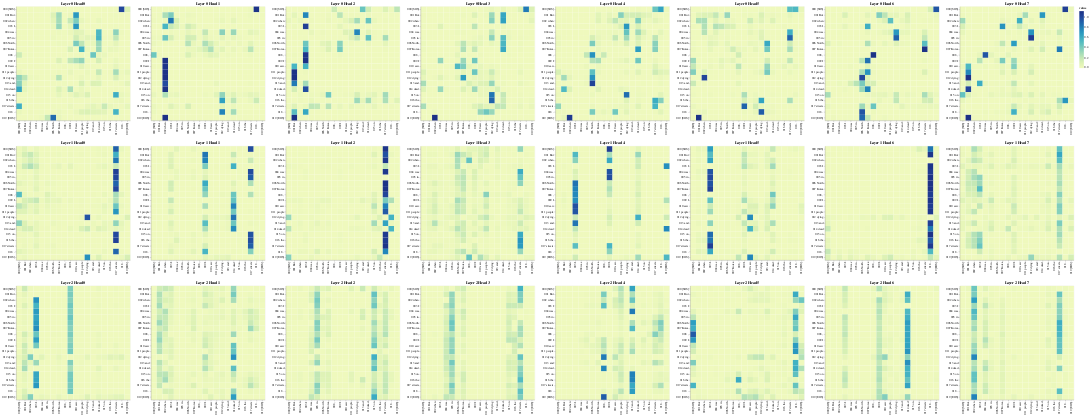

The code cell stored with this chart in its notebook:
### Code cell
layers = [0, 1, 2]
heads = [0, 1, 2, 3, 4, 5, 6, 7]

# Encoder Self-Attention
get_all_attention_maps("encoder", layers, heads, encoder_input_tokens, encoder_input_tokens, min(20, sentence_len))

### Figure 1 — Vega-Lite specification as saved in the notebook (floating-point values rounded to 4 significant figures; data arrays with more than 128 entries replaced by an {"elided": "..."} marker saying what was removed)
{"config": {"view": {"continuousWidth": 300, "continuousHeight": 300}}, "vconcat": [{"hconcat": [{"data": {"name": "data-2f0f724b3402e040bd5a22c8337ec27f"}, "mark": {"type": "rect"}, "encoding": {"color": {"field": "value", "type": "quantitative"}, "tooltip": [{"field": "row", "type": "quantitative"}, {"field": "column", "type": "quantitative"}, {"field": "value", "type": "quantitative"}, {"field": "row_token", "type": "nominal"}, {"field": "col_token", "type": "nominal"}], "x": {"axis": {"title": ""}, "field": "col_token", "type": "nominal"}, "y": {"axis": {"title": ""}, "field": "row_token", "type": "nominal"}}, "height": 400, "name": "view_193", "title": "Layer 0 Head 0", "width": 400}, {"data": {"name": "data-6d860a2d9ebfb953c8d540bf3fa6c5f8"}, "mark": {"type": "rect"}, "encoding": {"color": {"field": "value", "type": "quantitative"}, "tooltip": [{"field": "row", "type": "quantitative"}, {"field": "column", "type": "quantitative"}, {"field": "value", "type": "quantitative"}, {"field": "row_token", "type": "nominal"}, {"field": "col_token", "type": "nominal"}], "x": {"axis": {"title": ""}, "field": "col_token", "type": "nominal"}, "y": {"axis": {"title": ""}, "field": "row_token", "type": "nominal"}}, "height": 400, "name": "view_194", "title": "Layer 0 Head 1", "width": 400}, {"data": {"name": "data-0ca8237b57ce77a3e4bf51c0c260c2f3"}, "mark": {"type": "rect"}, "encoding": {"color": {"field": "value", "type": "quantitative"}, "tooltip": [{"field": "row", "type": "quantitative"}, {"field": "column", "type": "quantitative"}, {"field": "value", "type": "quantitative"}, {"field": "row_token", "type": "nominal"}, {"field": "col_token", "type": "nominal"}], "x": {"axis": {"title": ""}, "field": "col_token", "type": "nominal"}, "y": {"axis": {"title": ""}, "field": "row_token", "type": "nominal"}}, "height": 400, "name": "view_195", "title": "Layer 0 Head 2", "width": 400}, {"data": {"name": "data-3def6815987c1b895b794376d1c64873"}, "mark": {"type": "rect"}, "encoding": {"color": {"field": "value", "type": "quantitative"}, "tooltip": [{"field": "row", "type": "quantitative"}, {"field": "column", "type": "quantitative"}, {"field": "value", "type": "quantitative"}, {"field": "row_token", "type": "nominal"}, {"field": "col_token", "type": "nominal"}], "x": {"axis": {"title": ""}, "field": "col_token", "type": "nominal"}, "y": {"axis": {"title": ""}, "field": "row_token", "type": "nominal"}}, "height": 400, "name": "view_196", "title": "Layer 0 Head 3", "width": 400}, {"data": {"name": "data-eb17917adb1184e93c95ec56a9b34e5d"}, "mark": {"type": "rect"}, "encoding": {"color": {"field": "value", "type": "quantitative"}, "tooltip": [{"field": "row", "type": "quantitative"}, {"field": "column", "type": "quantitative"}, {"field": "value", "type": "quantitative"}, {"field": "row_token", "type": "nominal"}, {"field": "col_token", "type": "nominal"}], "x": {"axis": {"title": ""}, "field": "col_token", "type": "nominal"}, "y": {"axis": {"title": ""}, "field": "row_token", "type": "nominal"}}, "height": 400, "name": "view_197", "title": "Layer 0 Head 4", "width": 400}, {"data": {"name": "data-6d8f2d2f337927daa8756d8aaa0f639a"}, "mark": {"type": "rect"}, "encoding": {"color": {"field": "value", "type": "quantitative"}, "tooltip": [{"field": "row", "type": "quantitative"}, {"field": "column", "type": "quantitative"}, {"field": "value", "type": "quantitative"}, {"field": "row_token", "type": "nominal"}, {"field": "col_token", "type": "nominal"}], "x": {"axis": {"title": ""}, "field": "col_token", "type": "nominal"}, "y": {"axis": {"title": ""}, "field": "row_token", "type": "nominal"}}, "height": 400, "name": "view_198", "title": "Layer 0 Head 5", "width": 400}, {"data": {"name": "data-b3418255a5379dce80cdfd38f33d2df1"}, "mark": {"type": "rect"}, "encoding": {"color": {"field": "value", "type": "quantitative"}, "tooltip": [{"field": "row", "type": "quantitative"}, {"field": "column", "type": "quantitative"}, {"field": "value", "type": "quantitative"}, {"field": "row_token", "type": "nominal"}, {"field": "col_token", "type": "nominal"}], "x": {"axis": {"title": ""}, "field": "col_token", "type": "nominal"}, "y": {"axis": {"title": ""}, "field": "row_token", "type": "nominal"}}, "height": 400, "name": "view_199", "title": "Layer 0 Head 6", "width": 400}, {"data": {"name": "data-e401946997b0c3b235c928694fc6274e"}, "mark": {"type": "rect"}, "encoding": {"color": {"field": "value", "type": "quantitative"}, "tooltip": [{"field": "row", "type": "quantitative"}, {"field": "column", "type": "quantitative"}, {"field": "value", "type": "quantitative"}, {"field": "row_token", "type": "nominal"}, {"field": "col_token", "type": "nominal"}], "x": {"axis": {"title": ""}, "field": "col_token", "type": "nominal"}, "y": {"axis": {"title": ""}, "field": "row_token", "type": "nominal"}}, "height": 400, "name": "view_200", "title": "Layer 0 Head 7", "width": 400}]}, {"hconcat": [{"data": {"name": "data-4dba170961fb47587d717c91dd2d4506"}, "mark": {"type": "rect"}, "encoding": {"color": {"field": "value", "type": "quantitative"}, "tooltip": [{"field": "row", "type": "quantitative"}, {"field": "column", "type": "quantitative"}, {"field": "value", "type": "quantitative"}, {"field": "row_token", "type": "nominal"}, {"field": "col_token", "type": "nominal"}], "x": {"axis": {"title": ""}, "field": "col_token", "type": "nominal"}, "y": {"axis": {"title": ""}, "field": "row_token", "type": "nominal"}}, "height": 400, "name": "view_201", "title": "Layer 1 Head 0", "width": 400}, {"data": {"name": "data-39a9e1c3ed825e24981ce268507ab3b8"}, "mark": {"type": "rect"}, "encoding": {"color": {"field": "value", "type": "quantitative"}, "tooltip": [{"field": "row", "type": "quantitative"}, {"field": "column", "type": "quantitative"}, {"field": "value", "type": "quantitative"}, {"field": "row_token", "type": "nominal"}, {"field": "col_token", "type": "nominal"}], "x": {"axis": {"title": ""}, "field": "col_token", "type": "nominal"}, "y": {"axis": {"title": ""}, "field": "row_token", "type": "nominal"}}, "height": 400, "name": "view_202", "title": "Layer 1 Head 1", "width": 400}, {"data": {"name": "data-bdccccf6efc378fe400b2fd4ccc55d9f"}, "mark": {"type": "rect"}, "encoding": {"color": {"field": "value", "type": "quantitative"}, "tooltip": [{"field": "row", "type": "quantitative"}, {"field": "column", "type": "quantitative"}, {"field": "value", "type": "quantitative"}, {"field": "row_token", "type": "nominal"}, {"field": "col_token", "type": "nominal"}], "x": {"axis": {"title": ""}, "field": "col_token", "type": "nominal"}, "y": {"axis": {"title": ""}, "field": "row_token", "type": "nominal"}}, "height": 400, "name": "view_203", "title": "Layer 1 Head 2", "width": 400}, {"data": {"name": "data-38923f91120dc845af14ca823115d02b"}, "mark": {"type": "rect"}, "encoding": {"color": {"field": "value", "type": "quantitative"}, "tooltip": [{"field": "row", "type": "quantitative"}, {"field": "column", "type": "quantitative"}, {"field": "value", "type": "quantitative"}, {"field": "row_token", "type": "nominal"}, {"field": "col_token", "type": "nominal"}], "x": {"axis": {"title": ""}, "field": "col_token", "type": "nominal"}, "y": {"axis": {"title": ""}, "field": "row_token", "type": "nominal"}}, "height": 400, "name": "view_204", "title": "Layer 1 Head 3", "width": 400}, {"data": {"name": "data-eb7cc11808797632d9226aa3dda8a788"}, "mark": {"type": "rect"}, "encoding": {"color": {"field": "value", "type": "quantitative"}, "tooltip": [{"field": "row", "type": "quantitative"}, {"field": "column", "type": "quantitative"}, {"field": "value", "type": "quantitative"}, {"field": "row_token", "type": "nominal"}, {"field": "col_token", "type": "nominal"}], "x": {"axis": {"title": ""}, "field": "col_token", "type": "nominal"}, "y": {"axis": {"title": ""}, "field": "row_token", "type": "nominal"}}, "height": 400, "name": "view_205", "title": "Layer 1 Head 4", "width": 400}, {"data": {"name": "data-2876f50ab69287615e4ba303df56d447"}, "mark": {"type": "rect"}, "encoding": {"color": {"field": "value", "type": "quantitative"}, "tooltip": [{"field": "row", "type": "quantitative"}, {"field": "column", "type": "quantitative"}, {"field": "value", "type": "quantitative"}, {"field": "row_token", "type": "nominal"}, {"field": "col_token", "type": "nominal"}], "x": {"axis": {"title": ""}, "field": "col_token", "type": "nominal"}, "y": {"axis": {"title": ""}, "field": "row_token", "type": "nominal"}}, "height": 400, "name": "view_206", "title": "Layer 1 Head 5", "width": 400}, {"data": {"name": "data-a7629528b1fe51b37a2a44a2f37a70e4"}, "mark": {"type": "rect"}, "encoding": {"color": {"field": "value", "type": "quantitative"}, "tooltip": [{"field": "row", "type": "quantitative"}, {"field": "column", "type": "quantitative"}, {"field": "value", "type": "quantitative"}, {"field": "row_token", "type": "nominal"}, {"field": "col_token", "type": "nominal"}], "x": {"axis": {"title": ""}, "field": "col_token", "type": "nominal"}, "y": {"axis": {"title": ""}, "field": "row_token", "type": "nominal"}}, "height": 400, "name": "view_207", "title": "Layer 1 Head 6", "width": 400}, {"data": {"name": "data-806de0cf58929892c315fd1460cabcd8"}, "mark": {"type": "rect"}, "encoding": {"color": {"field": "value", "type": "quantitative"}, "tooltip": [{"field": "row", "type": "quantitative"}, {"field": "column", "type": "quantitative"}, {"field": "value", "type": "quantitative"}, {"field": "row_token", "type": "nominal"}, {"field": "col_token", "type": "nominal"}], "x": {"axis": {"title": ""}, "field": "col_token", "type": "nominal"}, "y": {"axis": {"title": ""}, "field": "row_token", "type": "nominal"}}, "height": 400, "name": "view_208", "title": "Layer 1 Head 7", "width": 400}]}, {"hconcat": [{"data": {"name": "data-2ca2083da8bbc59bc37067bacc572a50"}, "mark": {"type": "rect"}, "encoding": {"color": {"field": "value", "type": "quantitative"}, "tooltip": [{"field": "row", "type": "quantitative"}, {"field": "column", "type": "quantitative"}, {"field": "value", "type": "quantitative"}, {"field": "row_token", "type": "nominal"}, {"field": "col_token", "type": "nominal"}], "x": {"axis": {"title": ""}, "field": "col_token", "type": "nominal"}, "y": {"axis": {"title": ""}, "field": "row_token", "type": "nominal"}}, "height": 400, "name": "view_209", "title": "Layer 2 Head 0", "width": 400}, {"data": {"name": "data-bec83858b28c47c0cf7d7a5ad14ca612"}, "mark": {"type": "rect"}, "encoding": {"color": {"field": "value", "type": "quantitative"}, "tooltip": [{"field": "row", "type": "quantitative"}, {"field": "column", "type": "quantitative"}, {"field": "value", "type": "quantitative"}, {"field": "row_token", "type": "nominal"}, {"field": "col_token", "type": "nominal"}], "x": {"axis": {"title": ""}, "field": "col_token", "type": "nominal"}, "y": {"axis": {"title": ""}, "field": "row_token", "type": "nominal"}}, "height": 400, "name": "view_210", "title": "Layer 2 Head 1", "width": 400}, {"data": {"name": "data-0b71527f89fbf3151bc6bc6284938c94"}, "mark": {"type": "rect"}, "encoding": {"color": {"field": "value", "type": "quantitative"}, "tooltip": [{"field": "row", "type": "quantitative"}, {"field": "column", "type": "quantitative"}, {"field": "value", "type": "quantitative"}, {"field": "row_token", "type": "nominal"}, {"field": "col_token", "type": "nominal"}], "x": {"axis": {"title": ""}, "field": "col_token", "type": "nominal"}, "y": {"axis": {"title": ""}, "field": "row_token", "type": "nominal"}}, "height": 400, "name": "view_211", "title": "Layer 2 Head 2", "width": 400}, {"data": {"name": "data-53613fcd70329ef38b1c42bca2a57f8f"}, "mark": {"type": "rect"}, "encoding": {"color": {"field": "value", "type": "quantitative"}, "tooltip": [{"field": "row", "type": "quantitative"}, {"field": "column", "type": "quantitative"}, {"field": "value", "type": "quantitative"}, {"field": "row_token", "type": "nominal"}, {"field": "col_token", "type": "nominal"}], "x": {"axis": {"title": ""}, "field": "col_token", "type": "nominal"}, "y": {"axis": {"title": ""}, "field": "row_token", "type": "nominal"}}, "height": 400, "name": "view_212", "title": "Layer 2 Head 3", "width": 400}, {"data": {"name": "data-19ff1114ee4b60e8e39dc5bca43c62f3"}, "mark": {"type": "rect"}, "encoding": {"color": {"field": "value", "type": "quantitative"}, "tooltip": [{"field": "row", "type": "quantitative"}, {"field": "column", "type": "quantitative"}, {"field": "value", "type": "quantitative"}, {"field": "row_token", "type": "nominal"}, {"field": "col_token", "type": "nominal"}], "x": {"axis": {"title": ""}, "field": "col_token", "type": "nominal"}, "y": {"axis": {"title": ""}, "field": "row_token", "type": "nominal"}}, "height": 400, "name": "view_213", "title": "Layer 2 Head 4", "width": 400}, {"data": {"name": "data-e39cac9280a22a189fcbe22160934d6f"}, "mark": {"type": "rect"}, "encoding": {"color": {"field": "value", "type": "quantitative"}, "tooltip": [{"field": "row", "type": "quantitative"}, {"field": "column", "type": "quantitative"}, {"field": "value", "type": "quantitative"}, {"field": "row_token", "type": "nominal"}, {"field": "col_token", "type": "nominal"}], "x": {"axis": {"title": ""}, "field": "col_token", "type": "nominal"}, "y": {"axis": {"title": ""}, "field": "row_token", "type": "nominal"}}, "height": 400, "name": "view_214", "title": "Layer 2 Head 5", "width": 400}, {"data": {"name": "data-2710e906f17d0322be5f4341c7385423"}, "mark": {"type": "rect"}, "encoding": {"color": {"field": "value", "type": "quantitative"}, "tooltip": [{"field": "row", "type": "quantitative"}, {"field": "column", "type": "quantitative"}, {"field": "value", "type": "quantitative"}, {"field": "row_token", "type": "nominal"}, {"field": "col_token", "type": "nominal"}], "x": {"axis": {"title": ""}, "field": "col_token", "type": "nominal"}, "y": {"axis": {"title": ""}, "field": "row_token", "type": "nominal"}}, "height": 400, "name": "view_215", "title": "Layer 2 Head 6", "width": 400}, {"data": {"name": "data-63dffb8d9986a5258a0cd8beac0b7b3c"}, "mark": {"type": "rect"}, "encoding": {"color": {"field": "value", "type": "quantitative"}, "tooltip": [{"field": "row", "type": "quantitative"}, {"field": "column", "type": "quantitative"}, {"field": "value", "type": "quantitative"}, {"field": "row_token", "type": "nominal"}, {"field": "col_token", "type": "nominal"}], "x": {"axis": {"title": ""}, "field": "col_token", "type": "nominal"}, "y": {"axis": {"title": ""}, "field": "row_token", "type": "nominal"}}, "height": 400, "name": "view_216", "title": "Layer 2 Head 7", "width": 400}]}], "params": [{"name": "param_193", "select": {"type": "interval", "encodings": ["x", "y"]}, "bind": "scales", "views": ["view_193"]}, {"name": "param_194", "select": {"type": "interval", "encodings": ["x", "y"]}, "bind": "scales", "views": ["view_194"]}, {"name": "param_195", "select": {"type": "interval", "encodings": ["x", "y"]}, "bind": "scales", "views": ["view_195"]}, {"name": "param_196", "select": {"type": "interval", "encodings": ["x", "y"]}, "bind": "scales", "views": ["view_196"]}, {"name": "param_197", "select": {"type": "interval", "encodings": ["x", "y"]}, "bind": "scales", "views": ["view_197"]}, {"name": "param_198", "select": {"type": "interval", "encodings": ["x", "y"]}, "bind": "scales", "views": ["view_198"]}, {"name": "param_199", "select": {"type": "interval", "encodings": ["x", "y"]}, "bind": "scales", "views": ["view_199"]}, {"name": "param_200", "select": {"type": "interval", "encodings": ["x", "y"]}, "bind": "scales", "views": ["view_200"]}, {"name": "param_201", "select": {"type": "interval", "encodings": ["x", "y"]}, "bind": "scales", "views": ["view_201"]}, {"name": "param_202", "select": {"type": "interval", "encodings": ["x", "y"]}, "bind": "scales", "views": ["view_202"]}, {"name": "param_203", "select": {"type": "interval", "encodings": ["x", "y"]}, "bind": "scales", "views": ["view_203"]}, {"name": "param_204", "select": {"type": "interval", "encodings": ["x", "y"]}, "bind": "scales", "views": ["view_204"]}, {"name": "param_205", "select": {"type": "interval", "encodings": ["x", "y"]}, "bind": "scales", "views": ["view_205"]}, {"name": "param_206", "select": {"type": "interval", "encodings": ["x", "y"]}, "bind": "scales", "views": ["view_206"]}, {"name": "param_207", "select": {"type": "interval", "encodings": ["x", "y"]}, "bind": "scales", "views": ["view_207"]}, {"name": "param_208", "select": {"type": "interval", "encodings": ["x", "y"]}, "bind": "scales", "views": ["view_208"]}, {"name": "param_209", "select": {"type": "interval", "encodings": ["x", "y"]}, "bind": "scales", "views": ["view_209"]}, {"name": "param_210", "select": {"type": "interval", "encodings": ["x", "y"]}, "bind": "scales", "views": ["view_210"]}, {"name": "param_211", "select": {"type": "interval", "encodings": ["x", "y"]}, "bind": "scales", "views": ["view_211"]}, {"name": "param_212", "select": {"type": "interval", "encodings": ["x", "y"]}, "bind": "scales", "views": ["view_212"]}, {"name": "param_213", "select": {"type": "interval", "encodings": ["x", "y"]}, "bind": "scales", "views": ["view_213"]}, {"name": "param_214", "select": {"type": "interval", "encodings": ["x", "y"]}, "bind": "scales", "views": ["view_214"]}, {"name": "param_215", "select": {"type": "interval", "encodings": ["x", "y"]}, "bind": "scales", "views": ["view_215"]}, {"name": "param_216", "select": {"type": "interval", "encodings": ["x", "y"]}, "bind": "scales", "views": ["view_216"]}], "$schema": "https://vega.github.io/schema/vega-lite/v5.20.1.json", "datasets": {"data-2f0f724b3402e040bd5a22c8337ec27f": {"elided": "400 records"}, "data-6d860a2d9ebfb953c8d540bf3fa6c5f8": {"elided": "400 records"}, "data-0ca8237b57ce77a3e4bf51c0c260c2f3": {"elided": "400 records"}, "data-3def6815987c1b895b794376d1c64873": {"elided": "400 records"}, "data-eb17917adb1184e93c95ec56a9b34e5d": {"elided": "400 records"}, "data-6d8f2d2f337927daa8756d8aaa0f639a": {"elided": "400 records"}, "data-b3418255a5379dce80cdfd38f33d2df1": {"elided": "400 records"}, "data-e401946997b0c3b235c928694fc6274e": {"elided": "400 records"}, "data-4dba170961fb47587d717c91dd2d4506": {"elided": "400 records"}, "data-39a9e1c3ed825e24981ce268507ab3b8": {"elided": "400 records"}, "data-bdccccf6efc378fe400b2fd4ccc55d9f": {"elided": "400 records"}, "data-38923f91120dc845af14ca823115d02b": {"elided": "400 records"}, "data-eb7cc11808797632d9226aa3dda8a788": {"elided": "400 records"}, "data-2876f50ab69287615e4ba303df56d447": {"elided": "400 records"}, "data-a7629528b1fe51b37a2a44a2f37a70e4": {"elided": "400 records"}, "data-806de0cf58929892c315fd1460cabcd8": {"elided": "400 records"}, "data-2ca2083da8bbc59bc37067bacc572a50": {"elided": "400 records"}, "data-bec83858b28c47c0cf7d7a5ad14ca612": {"elided": "400 records"}, "data-0b71527f89fbf3151bc6bc6284938c94": {"elided": "400 records"}, "data-53613fcd70329ef38b1c42bca2a57f8f": {"elided": "400 records"}, "data-19ff1114ee4b60e8e39dc5bca43c62f3": {"elided": "400 records"}, "data-e39cac9280a22a189fcbe22160934d6f": {"elided": "400 records"}, "data-2710e906f17d0322be5f4341c7385423": {"elided": "400 records"}, "data-63dffb8d9986a5258a0cd8beac0b7b3c": {"elided": "400 records"}}}
